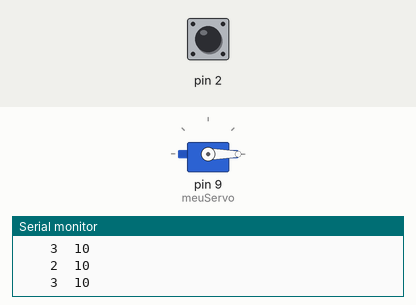
Recording of a sketch running on a simulated Arduino Uno, built with avr-gcc and run on an emulated ATmega328P. Parts: servo, the last lines printed to the serial monitor. The inputs (shaded band) are chosen by the test bench; at power-on: pin 2 HIGH.

Above: at 1.2 s.
1.3 s: pin 2 pulled LOW for 0.15 s
At 1.4 s:
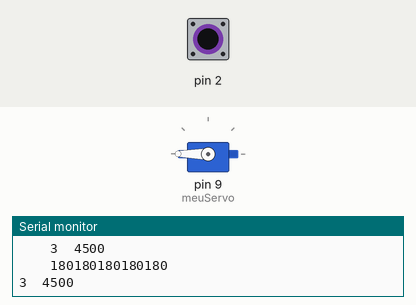
2.9 s: pin 2 pulled LOW for 3.2 s
At 7.4 s:
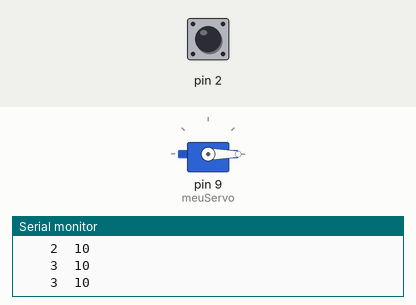
Timing chart, 0 to 8.9 s (numbered marks = the images above; inputs shaded):
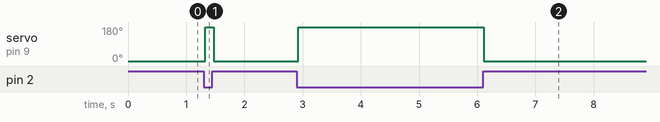

Measured:
- after the input at 1.3 s, servo on pin 9 (meuServo): 0° → 180° at once, → 0° 0.15 s later
- after the input at 2.9 s, servo on pin 9 (meuServo): 0° → 180° at once, → 0° 3.2 s later

The sketch:

servo_motor_code.ino
```cpp
#include <Servo.h>

Servo meuServo;

int angulo = 0;

#include <CapacitiveSensor.h>


/*

* CapacitiveSense Library Demo Sketch

* Paul Badger 2008

* Uses a high value resistor e.g. 10M between send pin and receive pin

* Resistor effects sensitivity, experiment with values, 50K - 50M. Larger resistor values yield larger sensor values.

* Receive pin is the sensor pin - try different amounts of foil/metal on this pin

*/


CapacitiveSensor   cs_4_2 = CapacitiveSensor(4,2);        // resistor de 10M entre os pinos 4 & 2; o pino 2 é o do sensor, o qual pode ser conectado ao alumínio

//CapacitiveSensor   cs_4_6 = CapacitiveSensor(4,6);        // resistor de 10M entre os pinos 4 & 6; o pino 6 é o do sensor, o qual pode ser conectado ao alumínio

//CapacitiveSensor   cs_4_8 = CapacitiveSensor(4,8);        // resistor de 10M entre os pinos 4 & 8; o pino 8 é o do sensor, o qual pode ser conectado ao alumínio


void setup()

{

  meuServo.attach(9);

  meuServo.write(angulo);

   cs_4_2.set_CS_AutocaL_Millis(0xFFFFFFFF);     // o canal não se auto calibra


   Serial.begin(9600);

   //pinMode(9, OUTPUT);

}


void loop()

{


    long start = millis();

    long total1 =  cs_4_2.capacitiveSensor(30);

  //  long total2 =  cs_4_6.capacitiveSensor(30);

  //  long total3 =  cs_4_8.capacitiveSensor(30);


    Serial.print(millis() - start);        // configuração para milissegundos

    Serial.print("\t");                    // tab character for debug windown spacing


    Serial.println(total1);                  // output 1

    Serial.print("\t");

//    Serial.print(total2);                  // output 2

    Serial.print("\t");

//    Serial.println(total3);                // output 3


if (total1 > 50){
  Serial.println("180180180180180");

  meuServo.write(180);

  } else {

    meuServo.write(0);

  }  }
```
